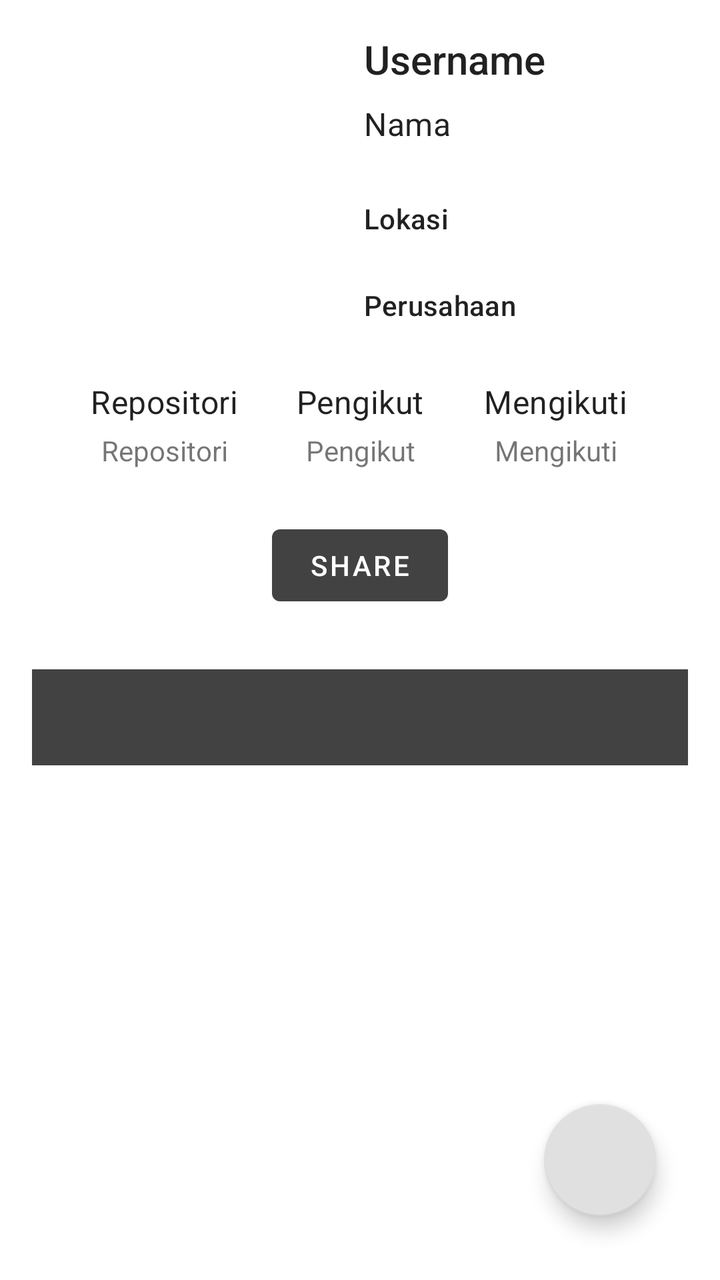
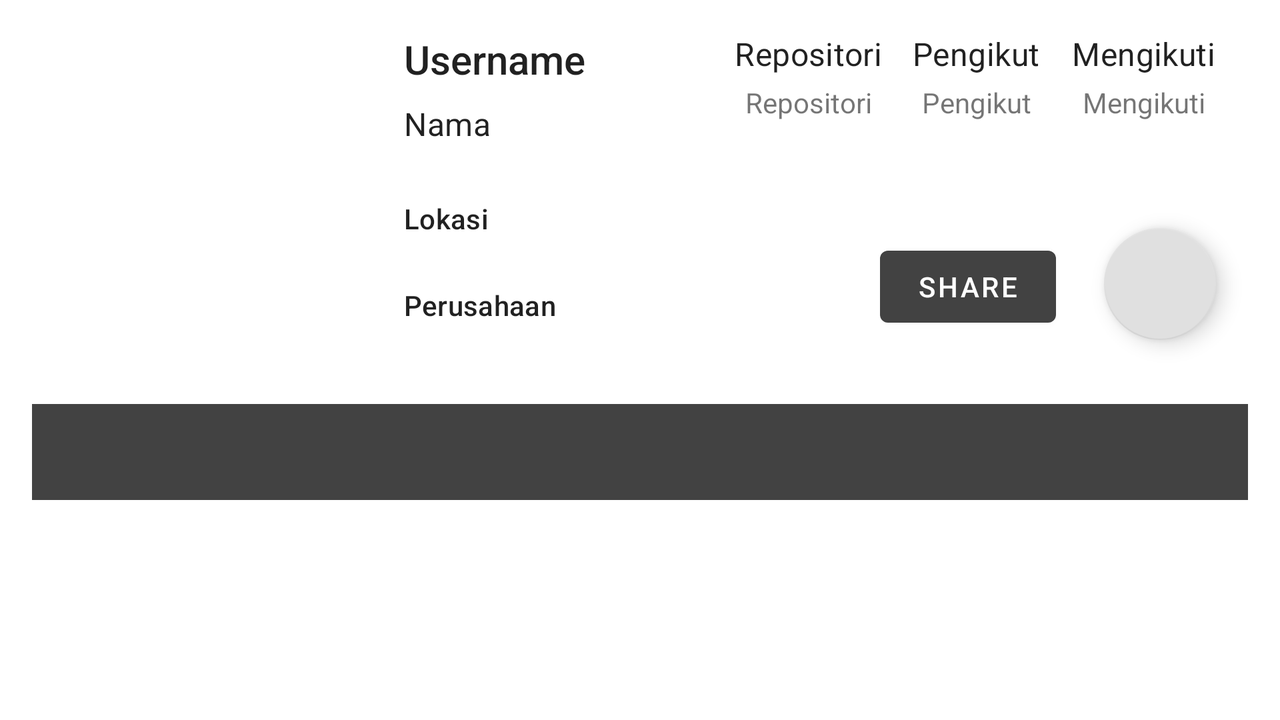

The same Android screen from two of the app's own layout files: first res/layout/ as a phone draws it, then the repository's variant for another configuration, drawn on a device whose configuration selects that folder. Both files follow.
<!-- AndroidManifest.xml: application theme Theme.APIGithubUserApp -->
<!-- res/layout/activity_detail_user.xml -->
<?xml version="1.0" encoding="utf-8"?>
<androidx.constraintlayout.widget.ConstraintLayout xmlns:android="http://schemas.android.com/apk/res/android"
    xmlns:app="http://schemas.android.com/apk/res-auto"
    xmlns:tools="http://schemas.android.com/tools"
    android:layout_width="match_parent"
    android:layout_height="match_parent"
    android:padding="16dp"
    tools:context=".appactivity.DetailUserActivity">

    <ImageView
        android:id="@+id/iv_avatar"
        android:layout_width="150dp"
        android:layout_height="150dp"
        android:contentDescription="@string/avatar"
        app:layout_constraintStart_toStartOf="parent"
        app:layout_constraintTop_toTopOf="parent"
        tools:src="@tools:sample/avatars" />

    <TextView
        android:id="@+id/tv_username"
        style="@style/TextAppearance.AppCompat.Title"
        android:layout_width="0dp"
        android:layout_height="wrap_content"
        android:layout_marginStart="16dp"
        app:layout_constraintEnd_toEndOf="parent"
        app:layout_constraintStart_toEndOf="@+id/iv_avatar"
        app:layout_constraintTop_toTopOf="@+id/iv_avatar"
        tools:text="@string/username" />

    <TextView
        android:id="@+id/tv_name"
        style="@style/TextAppearance.MaterialComponents.Subtitle1"
        android:layout_width="0dp"
        android:layout_height="wrap_content"
        android:layout_marginStart="16dp"
        android:layout_marginTop="8dp"
        android:lines="2"
        app:layout_constraintEnd_toEndOf="parent"
        app:layout_constraintHorizontal_bias="0.504"
        app:layout_constraintStart_toEndOf="@+id/iv_avatar"
        app:layout_constraintTop_toBottomOf="@+id/tv_username"
        tools:text="@string/name" />

    <TextView
        android:id="@+id/tv_location"
        style="@style/TextAppearance.MaterialComponents.Subtitle2"
        android:layout_width="0dp"
        android:layout_height="wrap_content"
        android:layout_marginStart="16dp"
        android:layout_marginTop="8dp"
        android:lines="2"
        app:layout_constraintEnd_toEndOf="parent"
        app:layout_constraintStart_toEndOf="@+id/iv_avatar"
        app:layout_constraintTop_toBottomOf="@+id/tv_name"
        tools:text="@string/location" />

    <TextView
        android:id="@+id/tv_company"
        style="@style/TextAppearance.MaterialComponents.Subtitle2"
        android:layout_width="0dp"
        android:layout_height="wrap_content"
        android:layout_marginStart="16dp"
        android:layout_marginTop="8dp"
        android:lines="2"
        app:layout_constraintEnd_toEndOf="parent"
        app:layout_constraintStart_toEndOf="@+id/iv_avatar"
        app:layout_constraintTop_toBottomOf="@+id/tv_location"
        tools:text="@string/company" />

    <TextView
        android:id="@+id/label_repository"
        style="@style/TextAppearance.MaterialComponents.Subtitle1"
        android:layout_width="wrap_content"
        android:layout_height="wrap_content"
        android:text="@string/repository"
        app:layout_constraintEnd_toStartOf="@+id/label_follower"
        app:layout_constraintStart_toStartOf="parent"
        app:layout_constraintTop_toTopOf="@+id/label_follower" />

    <TextView
        android:id="@+id/label_following"
        style="@style/TextAppearance.MaterialComponents.Subtitle1"
        android:layout_width="wrap_content"
        android:layout_height="wrap_content"
        android:text="@string/following"
        app:layout_constraintEnd_toEndOf="parent"
        app:layout_constraintStart_toEndOf="@+id/label_follower"
        app:layout_constraintTop_toTopOf="@+id/label_follower" />

    <TextView
        android:id="@+id/label_follower"
        style="@style/TextAppearance.MaterialComponents.Subtitle1"
        android:layout_width="wrap_content"
        android:layout_height="wrap_content"
        android:layout_marginTop="24dp"
        android:text="@string/followers"
        app:layout_constraintEnd_toEndOf="parent"
        app:layout_constraintStart_toStartOf="parent"
        app:layout_constraintTop_toBottomOf="@+id/iv_avatar" />

    <TextView
        android:id="@+id/tv_repository"
        android:layout_width="wrap_content"
        android:layout_height="wrap_content"
        android:layout_marginTop="4dp"
        app:layout_constraintEnd_toEndOf="@+id/label_repository"
        app:layout_constraintStart_toStartOf="@+id/label_repository"
        app:layout_constraintTop_toBottomOf="@+id/label_repository"
        tools:text="@string/repository" />

    <TextView
        android:id="@+id/tv_following"
        android:layout_width="wrap_content"
        android:layout_height="wrap_content"
        android:layout_marginTop="4dp"
        app:layout_constraintEnd_toEndOf="@+id/label_following"
        app:layout_constraintStart_toStartOf="@+id/label_following"
        app:layout_constraintTop_toBottomOf="@+id/label_following"
        tools:text="@string/following" />

    <TextView
        android:id="@+id/tv_followers"
        android:layout_width="wrap_content"
        android:layout_height="wrap_content"
        android:layout_marginTop="4dp"
        app:layout_constraintEnd_toEndOf="@+id/label_follower"
        app:layout_constraintStart_toStartOf="@+id/label_follower"
        app:layout_constraintTop_toBottomOf="@+id/label_follower"
        tools:text="@string/followers" />

    <ProgressBar
        android:id="@+id/progress_bar"
        style="?android:attr/progressBarStyle"
        android:layout_width="wrap_content"
        android:layout_height="wrap_content"
        android:visibility="gone"
        app:layout_constraintBottom_toBottomOf="@+id/tv_followers"
        app:layout_constraintEnd_toEndOf="parent"
        app:layout_constraintStart_toStartOf="parent"
        app:layout_constraintTop_toTopOf="parent"
        tools:visibility="visible" />


    <com.google.android.material.tabs.TabLayout
        android:id="@+id/tabs"
        android:layout_width="match_parent"
        android:layout_height="wrap_content"
        android:layout_marginTop="28dp"
        android:background="?attr/colorPrimary"
        app:layout_constraintTop_toBottomOf="@id/btn_share"
        app:tabGravity="fill"
        app:tabIndicatorColor="?attr/colorPrimaryVariant"
        app:tabIndicatorHeight="8dp"
        app:tabMaxWidth="0dp"
        app:tabTextColor="?attr/colorOnPrimary" />

    <androidx.viewpager2.widget.ViewPager2
        android:id="@+id/view_pager"
        android:layout_width="match_parent"
        android:layout_height="0dp"
        app:layout_constraintBottom_toBottomOf="parent"
        app:layout_constraintTop_toBottomOf="@id/tabs"
        tools:layout_editor_absoluteX="16dp" />

    <Button
        android:id="@+id/btn_share"
        android:layout_width="wrap_content"
        android:layout_height="wrap_content"
        android:layout_marginTop="24dp"
        android:text="@string/share"
        app:layout_constraintEnd_toEndOf="parent"
        app:layout_constraintStart_toStartOf="parent"
        app:layout_constraintTop_toBottomOf="@+id/tv_followers" />

    <com.google.android.material.floatingactionbutton.FloatingActionButton
        android:id="@+id/fab_add"
        android:layout_width="wrap_content"
        android:layout_height="wrap_content"
        android:layout_margin="16dp"
        android:foregroundGravity="bottom"
        app:fabSize="normal"
        app:layout_constraintBottom_toBottomOf="parent"
        app:layout_constraintEnd_toEndOf="parent"
        app:srcCompat="@drawable/ic_baseline_favorite_border_24"

        android:contentDescription="@string/button" />

</androidx.constraintlayout.widget.ConstraintLayout>
<!-- resources referenced by this layout -->
<resources>
  <string name="avatar">Avatar</string>
  <string name="button">Button</string>
  <string name="company">Perusahaan</string>
  <string name="followers">Pengikut</string>
  <string name="following">Mengikuti</string>
  <string name="location">Lokasi</string>
  <string name="name">Nama</string>
  <string name="repository">Repositori</string>
  <string name="share">Share</string>
  <string name="username">Username</string>
  <style name="Theme.APIGithubUserApp" parent="Theme.MaterialComponents.DayNight.DarkActionBar">
          
          <item name="colorPrimary">@color/black_800</item>
          <item name="colorPrimaryVariant">@color/black_dark</item>
          <item name="colorOnPrimary">@color/white</item>
          
          <item name="colorSecondary">@color/gray_300</item>
          <item name="colorSecondaryVariant">@color/gray_dark</item>
          <item name="colorOnSecondary">@color/black</item>
          
          <item name="android:statusBarColor" tools:targetApi="l">?attr/colorPrimaryVariant</item>
          
      </style>
  <color name="black_800">#424242</color>
  <color name="black_dark">#1b1b1b</color>
  <color name="white">#FFFFFFFF</color>
  <color name="gray_300">#e0e0e0</color>
  <color name="gray_dark">#aeaeae</color>
  <color name="black">#000000</color>
</resources>
<!-- res/layout-land/activity_detail_user.xml (the repository's variant of the layout above) -->
<!-- drawn on the phone turned sideways -->
<?xml version="1.0" encoding="utf-8"?>
<ScrollView xmlns:android="http://schemas.android.com/apk/res/android"
    xmlns:app="http://schemas.android.com/apk/res-auto"
    xmlns:tools="http://schemas.android.com/tools"
    android:layout_width="match_parent"
    android:layout_height="match_parent"
    android:padding="16dp"
    tools:context=".appactivity.DetailUserActivity">

    <androidx.constraintlayout.widget.ConstraintLayout
        android:layout_width="match_parent"
        android:layout_height="wrap_content">

        <ImageView
            android:id="@+id/iv_avatar"
            android:layout_width="170dp"
            android:layout_height="170dp"
            android:contentDescription="@string/avatar"
            app:layout_constraintStart_toStartOf="parent"
            app:layout_constraintTop_toTopOf="parent"
            tools:src="@tools:sample/avatars" />

        <TextView
            android:id="@+id/tv_username"
            style="@style/TextAppearance.AppCompat.Title"
            android:layout_width="150dp"
            android:layout_height="wrap_content"
            android:layout_marginStart="16dp"
            app:layout_constraintStart_toEndOf="@+id/iv_avatar"
            app:layout_constraintTop_toTopOf="@+id/iv_avatar"
            tools:text="@string/username" />

        <TextView
            android:id="@+id/tv_name"
            style="@style/TextAppearance.MaterialComponents.Subtitle1"
            android:layout_width="150dp"
            android:layout_height="wrap_content"
            android:layout_marginStart="16dp"
            android:layout_marginTop="8dp"
            android:lines="2"
            app:layout_constraintHorizontal_bias="0.504"
            app:layout_constraintStart_toEndOf="@+id/iv_avatar"
            app:layout_constraintTop_toBottomOf="@+id/tv_username"
            tools:text="@string/name" />

        <TextView
            android:id="@+id/tv_location"
            style="@style/TextAppearance.MaterialComponents.Subtitle2"
            android:layout_width="150dp"
            android:layout_height="wrap_content"
            android:layout_marginStart="16dp"
            android:layout_marginTop="8dp"
            android:lines="2"
            app:layout_constraintStart_toEndOf="@+id/iv_avatar"
            app:layout_constraintTop_toBottomOf="@+id/tv_name"
            tools:text="@string/location" />

        <TextView
            android:id="@+id/tv_company"
            style="@style/TextAppearance.MaterialComponents.Subtitle2"
            android:layout_width="150dp"
            android:layout_height="wrap_content"
            android:layout_marginStart="16dp"
            android:layout_marginTop="8dp"
            android:lines="2"
            app:layout_constraintStart_toEndOf="@+id/iv_avatar"
            app:layout_constraintTop_toBottomOf="@+id/tv_location"
            tools:text="@string/company" />

        <TextView
            android:id="@+id/label_repository"
            style="@style/TextAppearance.MaterialComponents.Subtitle1"
            android:layout_width="wrap_content"
            android:layout_height="wrap_content"
            android:text="@string/repository"
            app:layout_constraintEnd_toStartOf="@+id/label_follower"
            app:layout_constraintStart_toEndOf="@+id/tv_username"
            app:layout_constraintTop_toTopOf="@+id/label_follower" />

        <TextView
            android:id="@+id/label_following"
            style="@style/TextAppearance.MaterialComponents.Subtitle1"
            android:layout_width="wrap_content"
            android:layout_height="wrap_content"
            android:text="@string/following"
            app:layout_constraintEnd_toEndOf="parent"
            app:layout_constraintStart_toEndOf="@+id/label_follower"
            app:layout_constraintTop_toTopOf="@+id/label_follower" />

        <TextView
            android:id="@+id/label_follower"
            style="@style/TextAppearance.MaterialComponents.Subtitle1"
            android:layout_width="wrap_content"
            android:layout_height="wrap_content"
            android:text="@string/followers"
            app:layout_constraintEnd_toEndOf="parent"
            app:layout_constraintStart_toEndOf="@+id/tv_username"
            app:layout_constraintTop_toTopOf="parent" />

        <TextView
            android:id="@+id/tv_repository"
            android:layout_width="wrap_content"

            android:layout_height="wrap_content"
            android:layout_marginTop="4dp"
            app:layout_constraintEnd_toEndOf="@+id/label_repository"
            app:layout_constraintStart_toStartOf="@+id/label_repository"
            app:layout_constraintTop_toBottomOf="@+id/label_repository"
            tools:text="@string/repository" />

        <TextView
            android:id="@+id/tv_following"
            android:layout_width="wrap_content"
            android:layout_height="wrap_content"
            android:layout_marginTop="4dp"
            app:layout_constraintEnd_toEndOf="@+id/label_following"
            app:layout_constraintStart_toStartOf="@+id/label_following"
            app:layout_constraintTop_toBottomOf="@+id/label_following"
            tools:text="@string/following" />

        <TextView
            android:id="@+id/tv_followers"
            android:layout_width="wrap_content"
            android:layout_height="wrap_content"
            android:layout_marginTop="4dp"
            app:layout_constraintEnd_toEndOf="@+id/label_follower"
            app:layout_constraintStart_toStartOf="@+id/label_follower"
            app:layout_constraintTop_toBottomOf="@+id/label_follower"
            tools:text="@string/followers" />

        <ProgressBar
            android:id="@+id/progress_bar"
            style="?android:attr/progressBarStyle"
            android:layout_width="wrap_content"
            android:layout_height="wrap_content"
            android:visibility="gone"
            app:layout_constraintBottom_toTopOf="@+id/tabs"
            app:layout_constraintEnd_toEndOf="parent"
            app:layout_constraintStart_toStartOf="parent"
            app:layout_constraintTop_toTopOf="parent"
            tools:visibility="visible" />

        <com.google.android.material.tabs.TabLayout
            android:id="@+id/tabs"
            android:layout_width="match_parent"
            android:layout_height="wrap_content"
            android:layout_marginTop="16dp"
            android:background="?attr/colorPrimary"
            app:layout_constraintTop_toBottomOf="@+id/iv_avatar"
            app:tabGravity="fill"
            app:tabIndicatorColor="?attr/colorSecondaryVariant"
            app:tabIndicatorHeight="8dp"
            app:tabMaxWidth="0dp"
            app:tabTextColor="@color/white" />

        <androidx.viewpager2.widget.ViewPager2
            android:id="@+id/view_pager"
            android:layout_width="match_parent"
            android:layout_height="wrap_content"
            app:layout_constraintBottom_toBottomOf="parent"
            app:layout_constraintTop_toBottomOf="@id/tabs" />

        <Button
            android:id="@+id/btn_share"
            android:layout_width="wrap_content"
            android:layout_height="wrap_content"
            android:layout_marginTop="24dp"
            android:text="@string/share"
            app:layout_constraintBottom_toTopOf="@+id/tabs"
            app:layout_constraintEnd_toEndOf="parent"
            app:layout_constraintStart_toEndOf="@+id/progress_bar"
            app:layout_constraintTop_toBottomOf="@+id/tv_followers" />

        <com.google.android.material.floatingactionbutton.FloatingActionButton
            android:id="@+id/fab_add"
            android:layout_width="wrap_content"
            android:layout_height="wrap_content"
            android:layout_margin="16dp"
            android:contentDescription="@string/button"
            android:foregroundGravity="bottom"
            app:fabSize="normal"
            app:layout_constraintBottom_toBottomOf="@+id/iv_avatar"
            app:layout_constraintEnd_toEndOf="parent"
            app:srcCompat="@drawable/ic_baseline_favorite_border_24" />
    </androidx.constraintlayout.widget.ConstraintLayout>


</ScrollView>
<!-- resources referenced by the variant -->
<!-- as the phone turned sideways resolves them -->
<resources>
  <color name="white">#FFFFFFFF</color>
  <string name="avatar">Avatar</string>
  <string name="button">Button</string>
  <string name="company">Perusahaan</string>
  <string name="followers">Pengikut</string>
  <string name="following">Mengikuti</string>
  <string name="location">Lokasi</string>
  <string name="name">Nama</string>
  <string name="repository">Repositori</string>
  <string name="share">Share</string>
  <string name="username">Username</string>
  <style name="Theme.APIGithubUserApp" parent="Theme.MaterialComponents.DayNight.DarkActionBar">
          
          <item name="colorPrimary">@color/black_800</item>
          <item name="colorPrimaryVariant">@color/black_dark</item>
          <item name="colorOnPrimary">@color/white</item>
          
          <item name="colorSecondary">@color/gray_300</item>
          <item name="colorSecondaryVariant">@color/gray_dark</item>
          <item name="colorOnSecondary">@color/black</item>
          
          <item name="android:statusBarColor" tools:targetApi="l">?attr/colorPrimaryVariant</item>
          
      </style>
  <color name="black_800">#424242</color>
  <color name="black_dark">#1b1b1b</color>
  <color name="gray_300">#e0e0e0</color>
  <color name="gray_dark">#aeaeae</color>
  <color name="black">#000000</color>
</resources>
